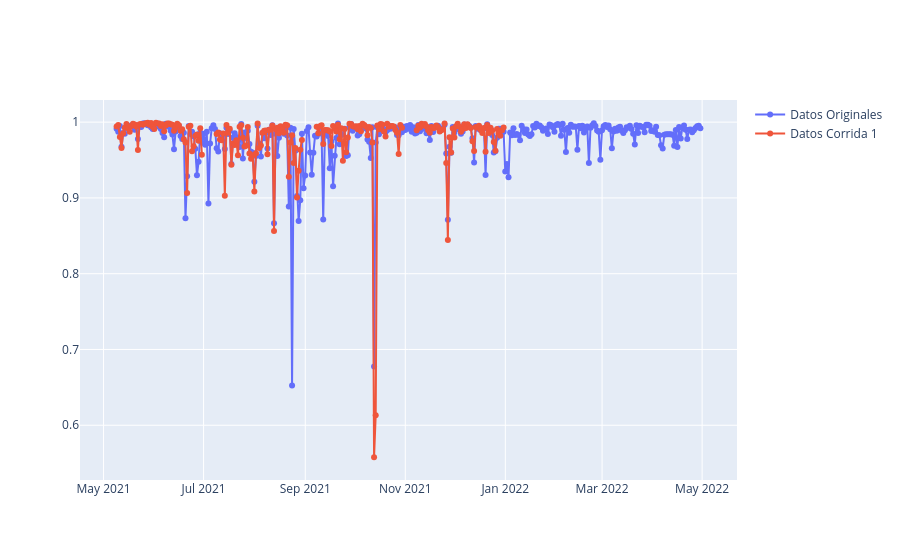

Source (notebook cell):
### Code cell
fig = go.Figure()
fig.add_trace(go.Scatter(x=original['FECHA-HORA'], y=original['R2'],
                    mode='lines+markers',
                    name='Datos Originales'))
fig.add_trace(go.Scatter(x=original['FECHA-HORA'], y=original['R2_rt'],
                    mode='lines+markers',
                    name='Datos Corrida 1'))

fig.show()

### Figure 1 — Plotly figure (JSON) as saved in the notebook; plotly's stock layout.template omitted (floating-point values rounded to 4 significant figures; data arrays with more than 128 entries replaced by an {"elided": "..."} marker saying what was removed)
{"data": [{"mode": "lines+markers", "name": "Datos Originales", "type": "scatter", "x": {"elided": "357 str values"}, "y": {"elided": "357 float values"}}, {"mode": "lines+markers", "name": "Datos Corrida 1", "type": "scatter", "x": {"elided": "357 str values"}, "y": {"elided": "357 float values"}}], "layout": {}}
